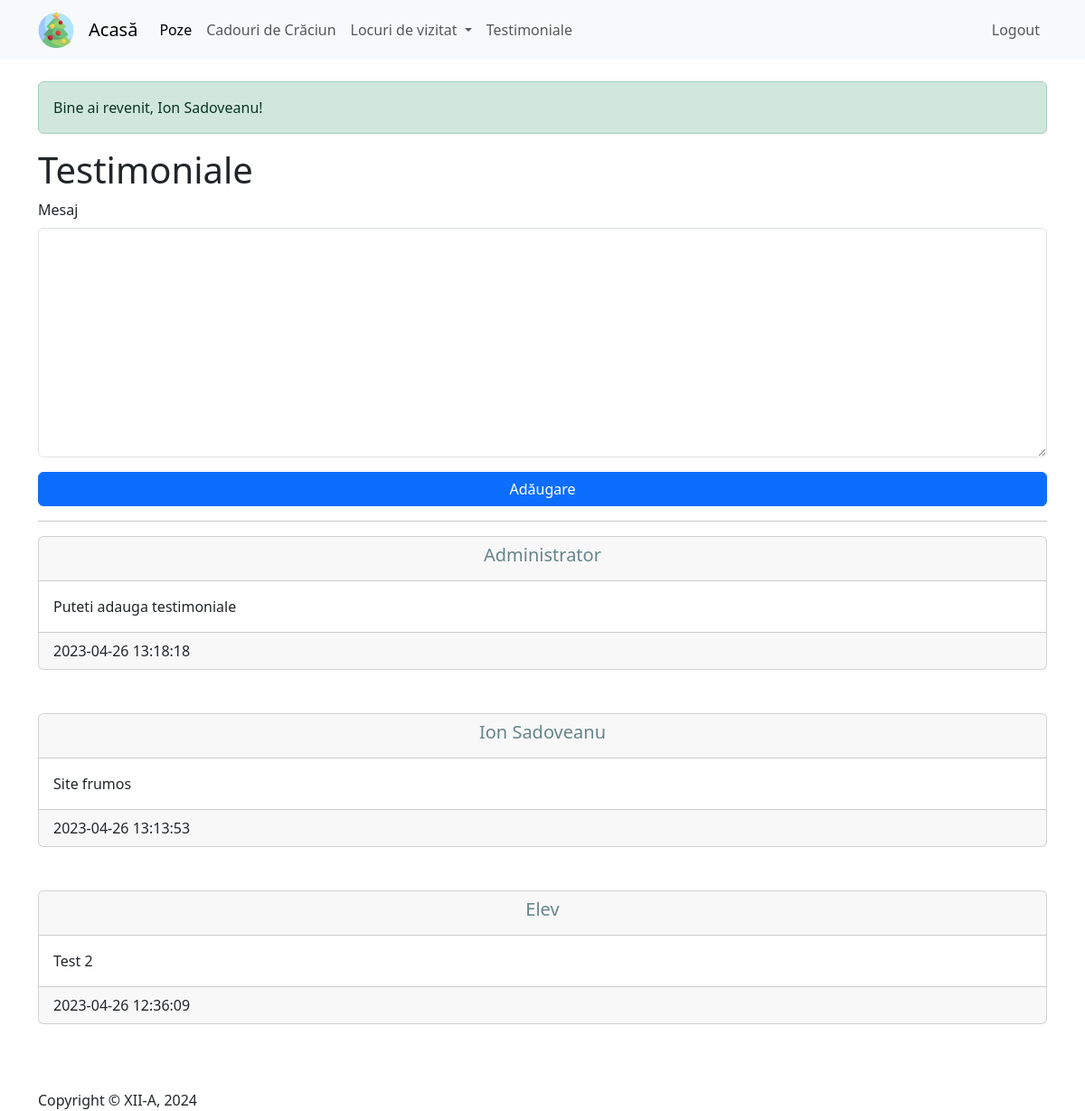
The app's page /?pagina=testimoniale (signed in) with its own data.
### tables this page shows
CREATE TABLE `testimoniale` (
  `cod` int(11) NOT NULL,
  `continut` text NOT NULL,
  `aprobat` int(1) NOT NULL DEFAULT 0,
  `data` timestamp NOT NULL DEFAULT current_timestamp(),
  `cod_utilizator` int(11) NOT NULL
);

CREATE TABLE `utilizatori` (
  `cod` int(11) NOT NULL,
  `nume_prenume` varchar(100) NOT NULL,
  `utilizator` varchar(100) NOT NULL,
  `parola` varchar(40) NOT NULL,
  `admin` int(1) NOT NULL DEFAULT 0
);

### pagini/p-testimoniale.php (the view, shortened to what this page needs)
<h1>
    Testimoniale
</h1>
<?php
    if (Login())
    {
        $testimoniale = ListaTestimoniale($_SESSION['user']['cod'], $_SESSION['user']['admin']);
?>
<form method="post">
    <div class="mb-3">
        <label class="form-label" for="continut">Mesaj</label>
        <textarea name="continut" id="continut" class="form-control" rows="10"></textarea>
    </div>
    <div class="mb-3">
        <button class="btn btn-primary col-12" type="submit">Adăugare</button>
    </div>
</form>
<?php
    }
    else
    {
        $testimoniale = ListaTestimoniale();
    }
?>
<hr>
<?php
    foreach($testimoniale as $T)
    {
        ?>
        <div class="card mb-5">
            <div class="card-header <?= !$T['aprobat'] ? "bg-info":"" ?>">
                <h5 class="card-title">
                    <?=$T['nume_prenume']?>
                </h5>
            </div>
            <div class="card-body">
                <?=nl2br( $T['continut'])?>
            </div>
            <div class="card-footer">
                <?=$T['data']?>
            </div>
        </div>
        <?php
    }
?>

### style.css (style rules this page uses)
.card-title { color: #66858B; text-align: center; }

### records on screen
testimoniale: cod_utilizator.nume_prenume "Administrator", continut "Puteti adauga testimoniale", data "2023-04-26 13:18:18"
testimoniale: cod_utilizator.nume_prenume "Ion Sadoveanu", continut "Site frumos", data "2023-04-26 13:13:53"
testimoniale: cod_utilizator.nume_prenume "Elev", continut "Test 2", data "2023-04-26 12:36:09"

### other values on screen
$mesaj['mesaj'] "Bine ai revenit, Ion Sadoveanu!"
